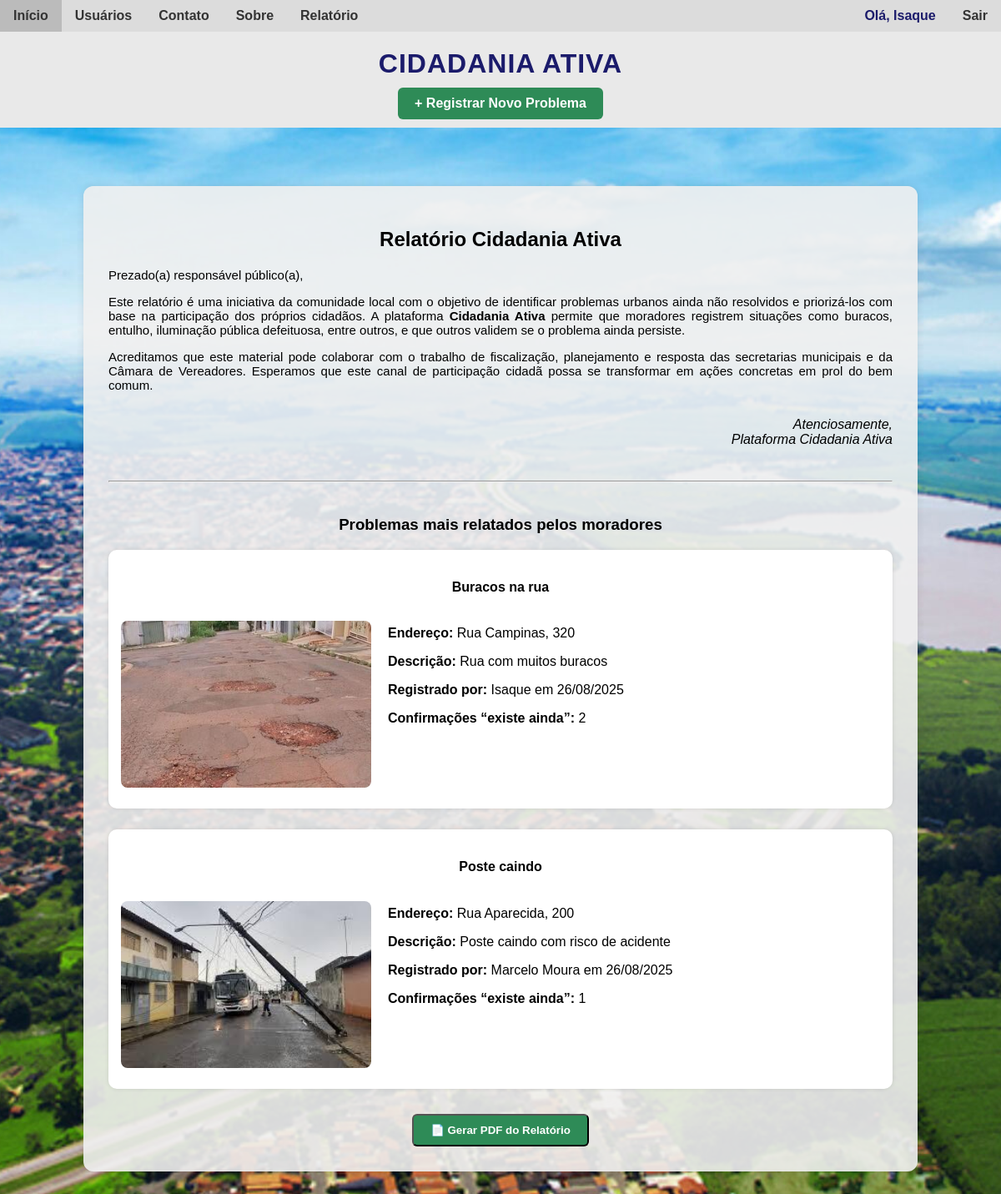
The app's page /relatorio (signed in) with its own data.
### atividadeextensionista2/models.py (models this page shows)
class Usuario(database.Model, UserMixin):
    __tablename__ = 'usuario'
    id = database.Column(database.Integer, primary_key=True)
    username = database.Column(database.String, nullable=False)
    email = database.Column(database.String, nullable=False, unique=True)
    senha = database.Column(database.String, nullable=False)
    problemas = database.relationship('Problema', backref='autor', lazy=True)
    validacoes = database.relationship('Validacao', backref='usuario', lazy=True)

class Problema(database.Model):
    __tablename__ = 'problema'
    id = database.Column(database.Integer, primary_key=True)
    titulo = database.Column(database.String, nullable=False)
    descricao = database.Column(database.Text, nullable=False)
    endereco = database.Column(database.String, nullable=False)
    imagem = database.Column(database.String, default='sem_imagem.jpg')
    data_criacao = database.Column(database.DateTime, default=datetime.utcnow)
    status = database.Column(database.String, default='ativo')
    id_usuario = database.Column(database.Integer, database.ForeignKey('usuario.id'), nullable=False)
    validacoes = database.relationship(
        'Validacao',
        backref='problema',
        lazy=True,
        cascade='all, delete-orphan'  # Remove as validações quando o problema é excluído
    )
    def contar_validacoes(self, tipo):
        return Validacao.query.filter_by(
            id_problema=self.id,
            tipo=tipo
        ).count()

### atividadeextensionista2/routes.py (the view)
@app.route('/relatorio')
@login_required
def relatorio():
    problemas = Problema.query.filter_by(status='ativo').all()
    problemas_ordenados = sorted(
        problemas,
        key=lambda p: p.contar_validacoes('existe'),
        reverse=True
    )
    return render_template('relatorio.html', problemas=problemas_ordenados)

### atividadeextensionista2/models.py (called while the page is built)
@login_manager.user_loader
def load_usuario(id_usuario):
    return Usuario.query.get(int(id_usuario))

### atividadeextensionista2/templates/relatorio.html (shortened to what this page needs)
{% extends "base.html" %}
{% block content %}
<main class="fundo-cinza" style="max-width: 1000px; margin: 40px auto; padding: 30px;">
    <h2 style="text-align: center;">Relatório Cidadania Ativa</h2>
    <section style="margin-top: 20px;">
        <p style="text-align: justify; font-size: 15px;">
            Prezado(a) responsável público(a),
        </p>
        <p style="text-align: justify; font-size: 15px;">
            Este relatório é uma iniciativa da comunidade local com o objetivo de identificar problemas urbanos ainda não resolvidos e priorizá-los com base na participação dos próprios cidadãos. A plataforma <strong>Cidadania Ativa</strong> permite que moradores registrem situações como buracos, entulho, iluminação pública defeituosa, entre outros, e que outros validem se o problema ainda persiste.
        </p>
        <p style="text-align: justify; font-size: 15px;">
            Acreditamos que este material pode colaborar com o trabalho de fiscalização, planejamento e resposta das secretarias municipais e da Câmara de Vereadores. Esperamos que este canal de participação cidadã possa se transformar em ações concretas em prol do bem comum.
        </p>
        <p style="text-align: right; font-style: italic; margin-top: 30px;">
            Atenciosamente,<br>
            Plataforma Cidadania Ativa
        </p>
    </section>
    <hr style="margin: 40px 0;">
    <h3 style="text-align: center;">Problemas mais relatados pelos moradores</h3>
    {% for problema in problemas %}
    <section class="relatorio-problema-bloco">
        <h4 style="text-align: center;">{{ problema.titulo }}</h4>
        <div class="relatorio-problema-conteudo">
            <img src="{{ url_for('static', filename='imagens_problemas/' + problema.imagem) }}" class="imagem-problema">
            <div class="relatorio-problema-info">
                <p><strong>Endereço:</strong> {{ problema.endereco }}</p>
                <p><strong>Descrição:</strong> {{ problema.descricao }}</p>
                <p><strong>Registrado por:</strong> {{ problema.autor.username }} em {{ problema.data_criacao.strftime('%d/%m/%Y') }}</p>
                <p><strong>Confirmações “existe ainda”:</strong> {{ problema.contar_validacoes('existe') }}</p>
            </div>
        </div>
    </section>
    {% endfor %}
    <div style="text-align: center; margin-top: 30px;">
        <button onclick="window.print()" class="botao verde">📄 Gerar PDF do Relatório</button>
    </div>
</main>
{% endblock %}

### atividadeextensionista2/templates/base.html (shortened to what this page needs)
<!DOCTYPE html>
<html lang="pt-br">
<head>
    <link rel="stylesheet" href="{{ url_for('static', filename='estilo.css') }}">
</head>
<body>
<nav>
    <ul class="menu">
        <li><a href="{{ url_for('home') }}">Início</a></li>
        <li><a href="{{ url_for('usuarios') }}">Usuários</a></li>
        <li><a href="{{ url_for('contato') }}">Contato</a></li>
        <li><a href="{{ url_for('sobre') }}">Sobre</a></li>
        {% if current_user.is_authenticated %}
            <li><a href="{{ url_for('relatorio') }}">Relatório</a></li>
            <li style="float:right;"><a href="{{ url_for('logout') }}">Sair</a></li>
            <li style="float:right; color: #1b1b6b; padding: 10px 16px; font-weight: bold;">
                Olá, {{ current_user.username }}
            </li>
        {% else %}
            <li style="float:right;"><a href="{{ url_for('login') }}">Login</a></li>
        {% endif %}
    </ul>
</nav>
<header>
    <h1>CIDADANIA ATIVA</h1>
    {% if current_user.is_authenticated %}
        <div class="botao-centro">
            <a href="{{ url_for('criar_problema') }}" class="botao verde">+ Registrar Novo Problema</a>
        </div>
    {% endif %}
</header>
<main>
    {% block content %}{% endblock %}
</main>
</body>
</html>

### atividadeextensionista2/static/estilo.css (style rules this page uses)
html, body { margin: 0; font-family: Arial, sans-serif; background: url("../static/fundo.jpg") no-repeat center center fixed; background-size: cover; width: 100%; overflow-x: hidden; }
header { background-color: #e9e9e9; padding: 10px 0; text-align: center; width: 100%; }
header h1 { color: #1b1b6b; font-size: 32px; margin: 10px 0; letter-spacing: 1px; }
nav { background-color: #dcdcdc; width: 100%; box-sizing: border-box; }
nav ul.menu { list-style: none; margin: 0; padding: 0; overflow: hidden; }
nav ul.menu li { float: left; }
nav ul.menu li a { display: block; color: #333; text-align: center; padding: 10px 16px; text-decoration: none; font-weight: bold; }
main { max-width: 1200px; margin: 20px auto; padding: 10px; }
.imagem-problema { width: 50%; height: 250px; object-fit: cover; border-radius: 5px; margin: 10px 0; }
.relatorio-problema-bloco { background-color: white; padding: 15px; border-radius: 10px; margin-bottom: 25px; box-shadow: 0 0 5px rgba(0,0,0,0.1); }
.relatorio-problema-conteudo { display: flex; gap: 20px; align-items: flex-start; flex-wrap: wrap; }
.relatorio-problema-info { flex: 1; min-width: 220px; }
.relatorio-problema-conteudo img.imagem-problema { width: 300px; height: 200px; object-fit: cover; border-radius: 8px; }
.botao { display: inline-block; background-color: #2e8b57; color: white; padding: 10px 20px; border-radius: 6px; text-decoration: none; font-weight: bold; transition: background-color 0.3s ease; }
.verde { background-color: #2e8b57; }
.fundo-cinza { background-color: rgba(240, 240, 240, 0.9); padding: 20px; border-radius: 12px; margin-bottom: 30px; box-shadow: 0 0 10px rgba(0,0,0,0.1); width: 100%; box-sizing: border-box; }

### records on screen
Usuario: username "Isaque"
Problema: titulo "Buracos na rua", imagem (picture), endereco "Rua Campinas, 320", descricao "Rua com muitos buracos", autor.username "Isaque", data_criacao "26/08/2025", contar_validacoes "2"
Problema: titulo "Poste caindo", imagem (picture), endereco "Rua Aparecida, 200", descricao "Poste caindo com risco de acidente", autor.username "Marcelo Moura", data_criacao "26/08/2025", contar_validacoes "1"
